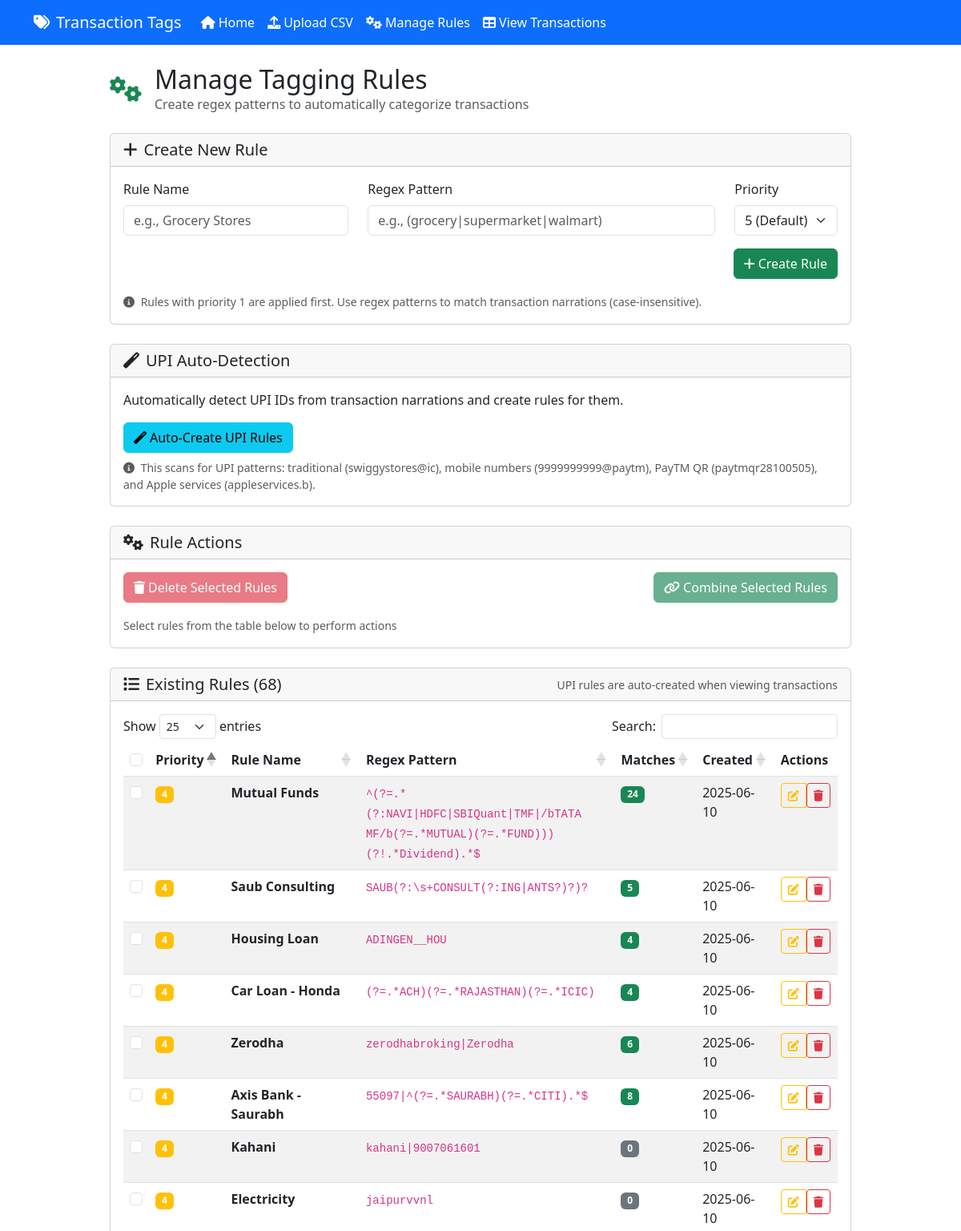
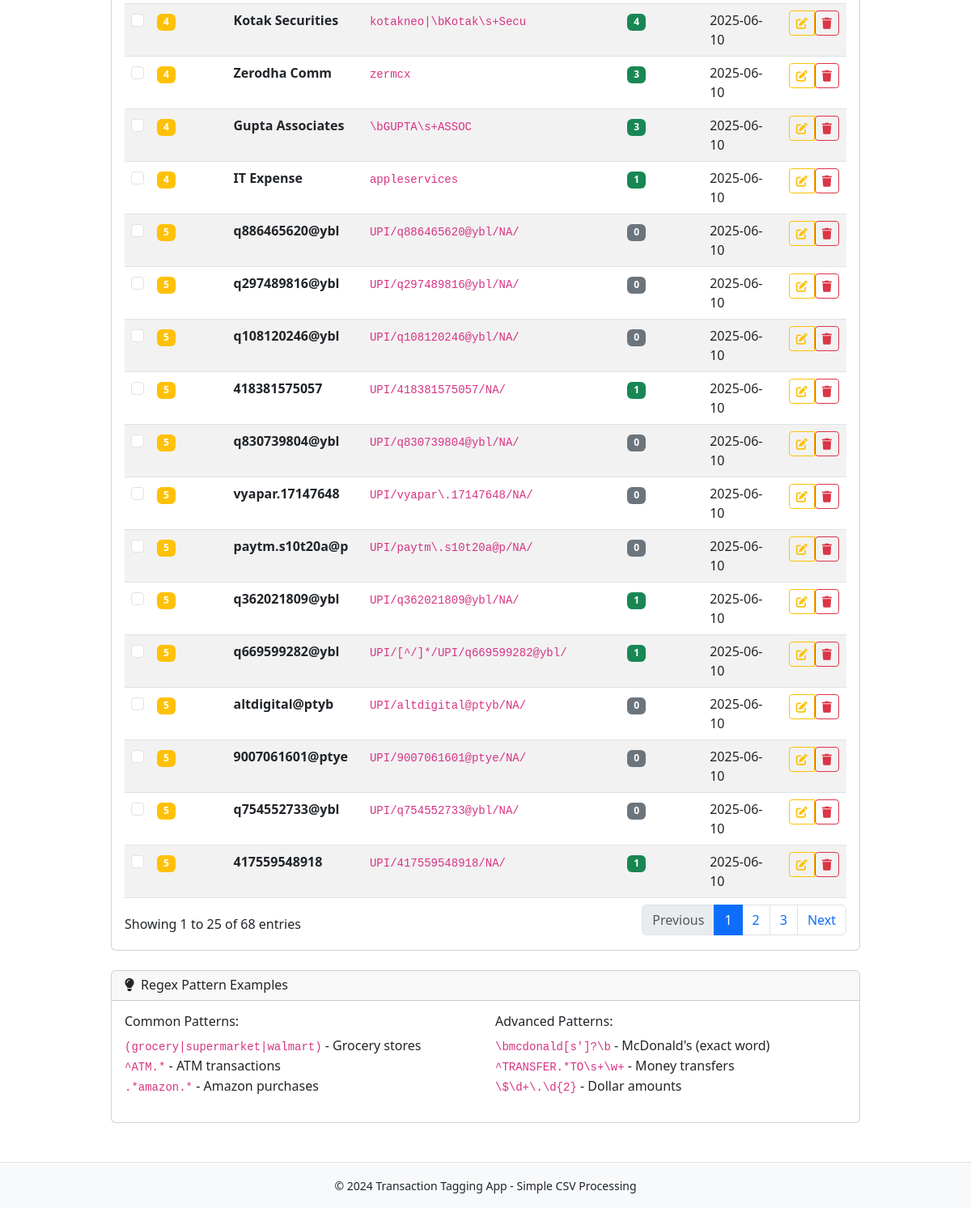
The app's page /rules with its own data (2 pictures, top to bottom).
### models.py (models this page shows, shortened)
class Rule(db.Model):
    id = db.Column(db.Integer, primary_key=True)
    name = db.Column(db.String(100), nullable=False, unique=True)
    regex_pattern = db.Column(db.Text, nullable=False)
    priority = db.Column(db.Integer, nullable=False, default=5)
    is_standard_tag = db.Column(db.Boolean, nullable=False, default=False)
    created_at = db.Column(db.DateTime, default=datetime.utcnow)

### routes.py (the view, shortened to what this page needs)
@app.route('/rules', methods=['GET', 'POST'])
def manage_rules():
    rules = Rule.query.order_by(Rule.priority.asc(), Rule.created_at.asc()).all()
    rules_with_counts = []
    transactions = Transaction.query.all()
    for rule in rules:
        match_count = 0
        for transaction in transactions:
            try:
                if re.search(rule.regex_pattern.lower(), transaction.narration.lower()):
                    match_count += 1
            except re.error:
                continue
        rules_with_counts.append({
            'rule': rule,
            'match_count': match_count
        })
    return render_template('rules.html', rules_with_counts=rules_with_counts)

### templates/rules.html (shortened to what this page needs)
{% extends "base.html" %}
{% block content %}
<div class="row">
    <div class="col-md-10 offset-md-1">
        <div class="d-flex align-items-center mb-4">
            <i class="fas fa-cogs fa-2x text-success me-3"></i>
            <div>
                <h2 class="mb-0">Manage Tagging Rules</h2>
                <p class="text-muted mb-0">Create regex patterns to automatically categorize transactions</p>
            </div>
        </div>
        <div class="card mb-4">
            <div class="card-header">
                <h5 class="mb-0"><i class="fas fa-plus me-2"></i>Create New Rule</h5>
            </div>
            <div class="card-body">
                <form method="POST">
                    <div class="row">
                        <div class="col-md-4 mb-3">
                            <label for="name" class="form-label">Rule Name</label>
                            <input type="text" class="form-control" id="name" name="name"
                                   placeholder="e.g., Grocery Stores" required maxlength="100">
                        </div>
                        <div class="col-md-6 mb-3">
                            <label for="regex_pattern" class="form-label">Regex Pattern</label>
                            <input type="text" class="form-control" id="regex_pattern" name="regex_pattern"
                                   placeholder="e.g., (grocery|supermarket|walmart)" required>
                        </div>
                        <div class="col-md-2 mb-3">
                            <label for="priority" class="form-label">Priority</label>
                            <select class="form-select" id="priority" name="priority" required>
                                <option value="5" selected>5 (Default)</option>
                            </select>
                        </div>
                    </div>
                    <div class="d-grid gap-2 d-md-flex justify-content-md-end">
                        <button type="submit" class="btn btn-success">
                            <i class="fas fa-plus me-1"></i>Create Rule
                        </button>
                    </div>
                </form>
                <div class="mt-3">
                    <small class="text-muted">
                        <i class="fas fa-info-circle me-1"></i>
                        Rules with priority 1 are applied first. Use regex patterns to match transaction narrations (case-insensitive).
                    </small>
                </div>
            </div>
        </div>
        <div class="card mb-4">
            <div class="card-header">
                <h5 class="mb-0"><i class="fas fa-magic me-2"></i>UPI Auto-Detection</h5>
            </div>
            <div class="card-body">
                <p class="mb-3">Automatically detect UPI IDs from transaction narrations and create rules for them.</p>
                <form method="POST" action="{{ url_for('manual_create_upi_rules') }}" class="d-inline">
                    <button type="submit" class="btn btn-info">
                        <i class="fas fa-magic me-1"></i>Auto-Create UPI Rules
                    </button>
                </form>
                <small class="text-muted d-block mt-2">
                    <i class="fas fa-info-circle me-1"></i>
                    This scans for UPI patterns: traditional (swiggystores@ic), mobile numbers (9999999999@paytm), PayTM QR (paytmqr28100505), and Apple services (appleservices.b).
                </small>
            </div>
        </div>
        <div class="card mb-4">
            <div class="card-header">
                <h5 class="mb-0"><i class="fas fa-cogs me-2"></i>Rule Actions</h5>
            </div>
            <div class="card-body">
                <div class="row mb-3">
                    <div class="col-md-6">
                        <button type="button" class="btn btn-danger" id="delete-selected-btn" disabled onclick="deleteSelectedRules()">
                            <i class="fas fa-trash me-1"></i>Delete Selected Rules
                        </button>
                    </div>
                    <div class="col-md-6 text-end">
                        <button type="button" class="btn btn-success" id="combine-selected-btn" disabled onclick="showCombineForm()">
                            <i class="fas fa-link me-1"></i>Combine Selected Rules
                        </button>
                    </div>
                </div>
                <div id="selected-rules-info" class="text-muted">
                    <small>Select rules from the table below to perform actions</small>
                </div>
            </div>
        </div>
        <div class="card">
            <div class="card-header d-flex justify-content-between align-items-center">
                <h5 class="mb-0"><i class="fas fa-list me-2"></i>Existing Rules ({{ rules_with_counts|length }})</h5>
                <small class="text-muted">UPI rules are auto-created when viewing transactions</small>
            </div>
            <div class="card-body">
                {% if rules_with_counts %}
                    <div class="table-responsive">
                        <table class="table table-striped" id="rules-table">
                            <thead>
                                <tr>
                                    <th width="5%">
                                        <input type="checkbox" class="form-check-input" id="select-all">
                                    </th>
                                    <th width="5%">Priority</th>
                                    <th width="20%">Rule Name</th>
                                    <th width="30%">Regex Pattern</th>
                                    <th width="10%">Matches</th>
                                    <th width="15%">Created</th>
                                    <th width="15%">Actions</th>
                                </tr>
                            </thead>
                            <tbody>
                                {% for item in rules_with_counts %}
                                <tr>
                                    <td>
                                        <input type="checkbox" class="form-check-input rule-select"
                                               value="{{ item.rule.id }}"
                                               data-rule-name="{{ item.rule.name }}"
                                               data-match-count="{{ item.match_count }}">
                                    </td>
                                    <td>
                                        <span class="badge {% if item.rule.priority <= 3 %}bg-danger{% elif item.rule.priority <= 6 %}bg-warning{% else %}bg-secondary{% endif %}">
                                            {{ item.rule.priority }}
                                        </span>
                                    </td>
                                    <td><strong>{{ item.rule.name }}</strong></td>
                                    <td><code>{{ item.rule.regex_pattern }}</code></td>
                                    <td>
                                        <span class="badge {% if item.match_count > 0 %}bg-success{% else %}bg-secondary{% endif %}">
                                            {{ item.match_count }}
                                        </span>
                                    </td>
                                    <td>{{ item.rule.created_at.strftime('%Y-%m-%d') }}</td>
                                    <td>
                                        <div class="btn-group" role="group">
                                            <a href="{{ url_for('edit_rule', rule_id=item.rule.id) }}"
                                               class="btn btn-sm btn-outline-warning" title="Edit Rule">
                                                <i class="fas fa-edit"></i>
                                            </a>
                                            <form method="POST" action="{{ url_for('delete_rule', rule_id=item.rule.id) }}"
                                                  onsubmit="return confirm('Are you sure you want to delete this rule?')" class="d-inline">
                                                <button type="submit" class="btn btn-sm btn-outline-danger" title="Delete Rule">
                                                    <i class="fas fa-trash"></i>
                                                </button>
                                            </form>
                                        </div>
                                    </td>
                                </tr>
                                {% endfor %}
                            </tbody>
                        </table>
                    </div>
                {% else %}
                    <div class="text-center py-4">
                        <i class="fas fa-inbox fa-3x text-muted mb-3"></i>
                        <h5>No Rules Created Yet</h5>
                        <p class="text-muted">Create your first rule using the form above to start categorizing transactions.</p>
                    </div>
                {% endif %}
            </div>
        </div>
        <div class="card mt-4">
            <div class="card-header">
                <h6 class="mb-0"><i class="fas fa-lightbulb me-2"></i>Regex Pattern Examples</h6>
            </div>
            <div class="card-body">
                <div class="row">
                    <div class="col-md-6">
                        <h6>Common Patterns:</h6>
                        <ul class="list-unstyled">
                            <li><code>(grocery|supermarket|walmart)</code> - Grocery stores</li>
                            <li><code>^ATM.*</code> - ATM transactions</li>
                            <li><code>.*amazon.*</code> - Amazon purchases</li>
                        </ul>
                    </div>
                    <div class="col-md-6">
                        <h6>Advanced Patterns:</h6>
                        <ul class="list-unstyled">
                            <li><code>\bmcdonald[s']?\b</code> - McDonald's (exact word)</li>
                            <li><code>^TRANSFER.*TO\s+\w+</code> - Money transfers</li>
                            <li><code>\$\d+\.\d{2}</code> - Dollar amounts</li>
                        </ul>
                    </div>
                </div>
            </div>
        </div>
    </div>
</div>
{% endblock %}

### templates/base.html (shortened to what this page needs)
<!DOCTYPE html>
<html lang="en">
<head>
    <link href="https://cdn.jsdelivr.net/npm/bootstrap@5.3.0/dist/css/bootstrap.min.css" rel="stylesheet">
    <link href="https://cdnjs.cloudflare.com/ajax/libs/font-awesome/6.0.0/css/all.min.css" rel="stylesheet">
    <link href="https://cdn.datatables.net/1.13.7/css/dataTables.bootstrap5.min.css" rel="stylesheet">
</head>
<body>
    <nav class="navbar navbar-expand-lg navbar-light bg-primary">
        <div class="container">
            <a class="navbar-brand text-white" href="{{ url_for('index') }}">
                <i class="fas fa-tags me-2"></i>Transaction Tags
            </a>
            <div class="collapse navbar-collapse" id="navbarNav">
                <ul class="navbar-nav me-auto">
                    <li class="nav-item">
                        <a class="nav-link text-white" href="{{ url_for('index') }}">
                            <i class="fas fa-home me-1"></i>Home
                        </a>
                    </li>
                    <li class="nav-item">
                        <a class="nav-link text-white" href="{{ url_for('upload_csv') }}">
                            <i class="fas fa-upload me-1"></i>Upload CSV
                        </a>
                    </li>
                    <li class="nav-item">
                        <a class="nav-link text-white" href="{{ url_for('manage_rules') }}">
                            <i class="fas fa-cogs me-1"></i>Manage Rules
                        </a>
                    </li>
                    <li class="nav-item">
                        <a class="nav-link text-white" href="{{ url_for('view_transactions') }}">
                            <i class="fas fa-table me-1"></i>View Transactions
                        </a>
                    </li>
                </ul>
            </div>
        </div>
    </nav>
    <main class="container my-4">
        {% block content %}{% endblock %}
    </main>
    <footer class="bg-light text-dark py-3 mt-5 border-top">
        <div class="container text-center">
            <small>&copy; 2024 Transaction Tagging App - Simple CSV Processing</small>
        </div>
    </footer>
</body>
</html>

### records on screen
Rule: rule.priority "4", rule.name "Mutual Funds", rule.regex_pattern "^(?=.*(?:NAVI|HDFC|SBIQuant|TMF|/bTATA MF/b(?=.*MUTUAL)(?=.*FUND)))(?!.*Dividend).*$", rule.created_at "2025-06-10"
Rule: rule.priority "4", rule.name "Saub Consulting", rule.regex_pattern "SAUB(?:\\s+CONSULT(?:ING|ANTS?)?)?", rule.created_at "2025-06-10"
Rule: rule.priority "4", rule.name "Housing Loan", rule.regex_pattern "ADINGEN__HOU", rule.created_at "2025-06-10"
Rule: rule.priority "4", rule.name "Car Loan - Honda", rule.regex_pattern "(?=.*ACH)(?=.*RAJASTHAN)(?=.*ICIC)", rule.created_at "2025-06-10"
Rule: rule.priority "4", rule.name "Zerodha", rule.regex_pattern "zerodhabroking|Zerodha", rule.created_at "2025-06-10"
Rule: rule.priority "4", rule.name "Axis Bank - Saurabh", rule.regex_pattern "55097|^(?=.*SAURABH)(?=.*CITI).*$", rule.created_at "2025-06-10"
Rule: rule.priority "4", rule.name "Kahani", rule.regex_pattern "kahani|9007061601", rule.created_at "2025-06-10"
Rule: rule.priority "4", rule.name "Electricity", rule.regex_pattern "jaipurvvnl", rule.created_at "2025-06-10"
Rule: rule.priority "4", rule.name "Kotak Securities", rule.regex_pattern "kotakneo|\\bKotak\\s+Secu", rule.created_at "2025-06-10"
Rule: rule.priority "4", rule.name "Zerodha Comm", rule.regex_pattern "zermcx", rule.created_at "2025-06-10"
Rule: rule.priority "4", rule.name "Gupta Associates", rule.regex_pattern "\\bGUPTA\\s+ASSOC", rule.created_at "2025-06-10"
Rule: rule.priority "4", rule.name "IT Expense", rule.regex_pattern "appleservices", rule.created_at "2025-06-10"
Rule: rule.priority "5", rule.name "q886465620@ybl", rule.regex_pattern "UPI/q886465620@ybl/NA/", rule.created_at "2025-06-10"
Rule: rule.priority "5", rule.name "q297489816@ybl", rule.regex_pattern "UPI/q297489816@ybl/NA/", rule.created_at "2025-06-10"
Rule: rule.priority "5", rule.name "q108120246@ybl", rule.regex_pattern "UPI/q108120246@ybl/NA/", rule.created_at "2025-06-10"
Rule: rule.priority "5", rule.name "418381575057", rule.regex_pattern "UPI/418381575057/NA/", rule.created_at "2025-06-10"
Rule: rule.priority "5", rule.name "q830739804@ybl", rule.regex_pattern "UPI/q830739804@ybl/NA/", rule.created_at "2025-06-10"
Rule: rule.priority "5", rule.name "vyapar.17147648", rule.regex_pattern "UPI/vyapar\\.17147648/NA/", rule.created_at "2025-06-10"
Rule: rule.priority "5", rule.name "paytm.s10t20a@p", rule.regex_pattern "UPI/paytm\\.s10t20a@p/NA/", rule.created_at "2025-06-10"
Rule: rule.priority "5", rule.name "q362021809@ybl", rule.regex_pattern "UPI/q362021809@ybl/NA/", rule.created_at "2025-06-10"
Rule: rule.priority "5", rule.name "q669599282@ybl", rule.regex_pattern "UPI/[^/]*/UPI/q669599282@ybl/", rule.created_at "2025-06-10"
Rule: rule.priority "5", rule.name "altdigital@ptyb", rule.regex_pattern "UPI/altdigital@ptyb/NA/", rule.created_at "2025-06-10"
Rule: rule.priority "5", rule.name "9007061601@ptye", rule.regex_pattern "UPI/9007061601@ptye/NA/", rule.created_at "2025-06-10"
Rule: rule.priority "5", rule.name "q754552733@ybl", rule.regex_pattern "UPI/q754552733@ybl/NA/", rule.created_at "2025-06-10"
Rule: rule.priority "5", rule.name "417559548918", rule.regex_pattern "UPI/417559548918/NA/", rule.created_at "2025-06-10"

### other values on screen
{{ rules_with_counts|length }} "68"
{{ item.match_count }} "24" "5" "4" "4" "6" "8" "0" "0" "4" "3" "3" "1" "0" "0" "0" "1" "0" "0" "0" "1" "1" "0" "0" "0" "1"
